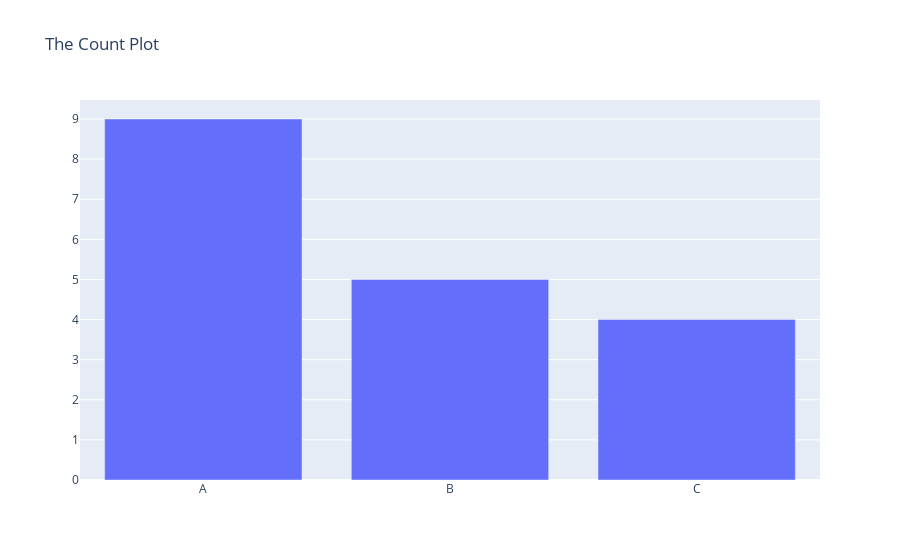

Notebook source saved alongside this figure:
### Code cell
fig

### Figure 1 — Plotly figure (JSON) as saved in the notebook; plotly's stock layout.template omitted (floating-point values rounded to 4 significant figures)
{"data": [{"name": "count plot", "type": "bar", "x": ["A", "B", "C"], "y": [9, 5, 4]}], "layout": {"title": {"text": "The Count Plot"}}}
